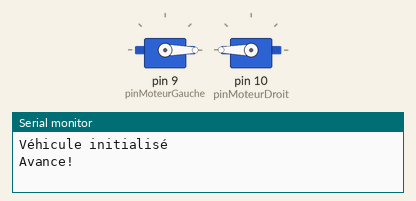
Simulated run of this sketch. Board: Arduino Uno, built with avr-gcc and run on an emulated ATmega328P. Parts: 2 × servo, the last lines printed to the serial monitor.

Above: at 0.6 s.
At 6.1 s:
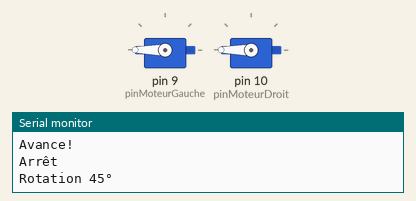
At 9.2 s:
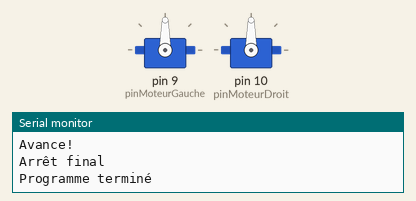
Timing chart, 0 to 10.7 s (numbered marks = the images above):
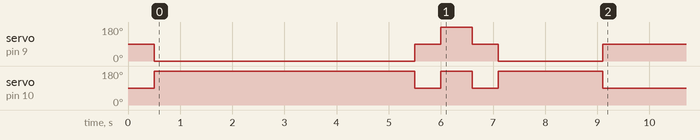

Measured:
- by itself, servo on pin 10 (pinMoteurDroit): goes 180° 5.0 s, 90° 0.50 s, 180° 0.60 s, 90° 0.50 s, 180° 2.0 s, then 90°
- by itself, servo on pin 9 (pinMoteurGauche): 90° → 0° at 0.50 s, → 90° 5.0 s later, → 180° 0.50 s later, → 90° 0.60 s later, … (6 changes in this stretch)

The sketch:

pami.ino
```cpp
#include <Servo.h>

// Créer les objets servo pour les moteurs à rotation continue
Servo moteurGauche;
Servo moteurDroit;

// Définir les pins de contrôle
int pinMoteurGauche = 9;  // Pin D9 pour le moteur gauche
int pinMoteurDroit = 10;   // Pin D10 pour le moteur droit

void setup() {
  Serial.begin(9600);

  // Attacher les servos aux pins
  moteurGauche.attach(pinMoteurGauche);
  moteurDroit.attach(pinMoteurDroit);

  Serial.println("Véhicule initialisé");
  delay(500);

  // Avancer pendant 5 secondes
  Serial.println("Avance!");
  avancer();
  delay(5000);

  // Arrêter les moteurs
  Serial.println("Arrêt");
  arreter();
  delay(500);

  // Tourner à droite (45°)
  Serial.println("Rotation 45°");
  tournerDroite();
  delay(600);  // Ajuster ce délai pour obtenir environ 45° (600-700ms)

  // Arrêter
  arreter();
  delay(500);

  // Avancer pendant 2 secondes
  Serial.println("Avance!");
  avancer();
  delay(2000);

  // Arrêter les moteurs
  Serial.println("Arrêt final");
  arreter();

  Serial.println("Programme terminé");
}

void loop() {
  // Le programme ne tourne qu'une fois dans le setup()
  // Loop reste vide
}

// Fonction pour avancer
void avancer() {
  // Pour les FS90R :
  // 0° (0) = rotation complète dans un sens
  // 90° (90) = arrêt
  // 180° (180) = rotation complète dans l'autre sens

  moteurGauche.write(0);  // Moteur gauche tourne en avant
  moteurDroit.write(180);     // Moteur droit tourne en avant (inversé car monté en miroir)
}

// Fonction pour arrêter les moteurs
void arreter() {
  moteurGauche.write(90);   // Position neutre = arrêt
  moteurDroit.write(90);    // Position neutre = arrêt
}

// Fonction pour reculer (bonus)
void reculer() {
  moteurGauche.write(0);    // Moteur gauche tourne en arrière
  moteurDroit.write(180);   // Moteur droit tourne en arrière
}

// Fonction pour tourner à gauche (bonus)
void tournerGauche() {
  moteurGauche.write(0);    // Moteur gauche en arrière
  moteurDroit.write(0);     // Moteur droit en avant
}

// Fonction pour tourner à droite (bonus)
void tournerDroite() {
  moteurGauche.write(180);  // Moteur gauche en avant
  moteurDroit.write(180);   // Moteur droit en arrière
}
```
